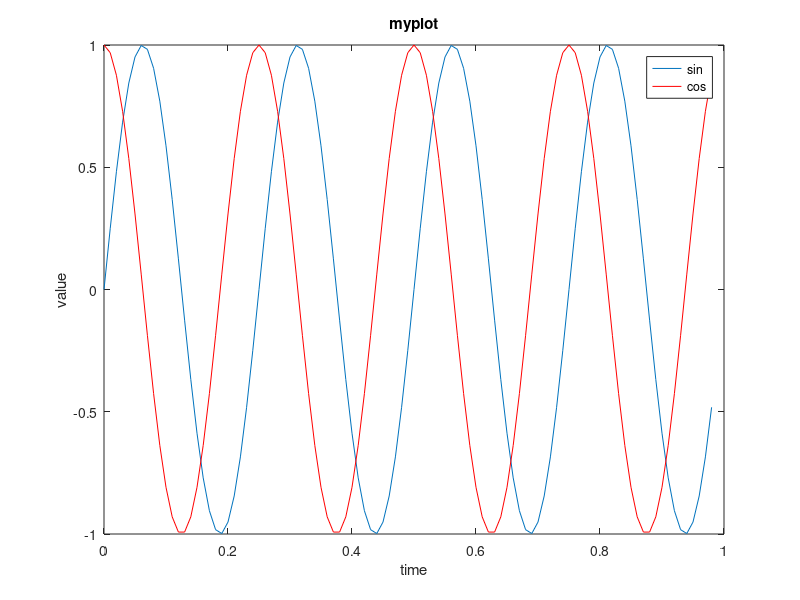
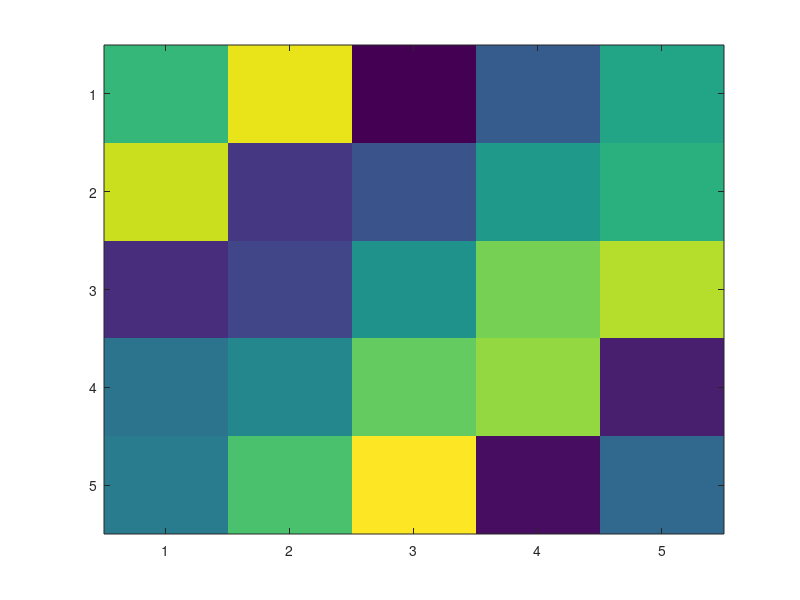

MATLAB code to generate these figures, in order:

t = [0:0.01:0.98];
y1 = sin(2*pi*t*4);
plot(t, y1);
hold on;
y2 = cos(2*pi*t*4);
plot(t, y2,"r");
xlabel("time");
ylabel("value");
title("myplot")
legend("sin","cos")
print("myplot","-dpng")
close
figure(1);plot(t, y1);
figure(2);plot(t, y2);
close
subplot(1, 2, 1);
plot(t, y1);
subplot(1, 2, 2);
plot(t, y2);
clf;
a = magic(5)
imagesc(a)